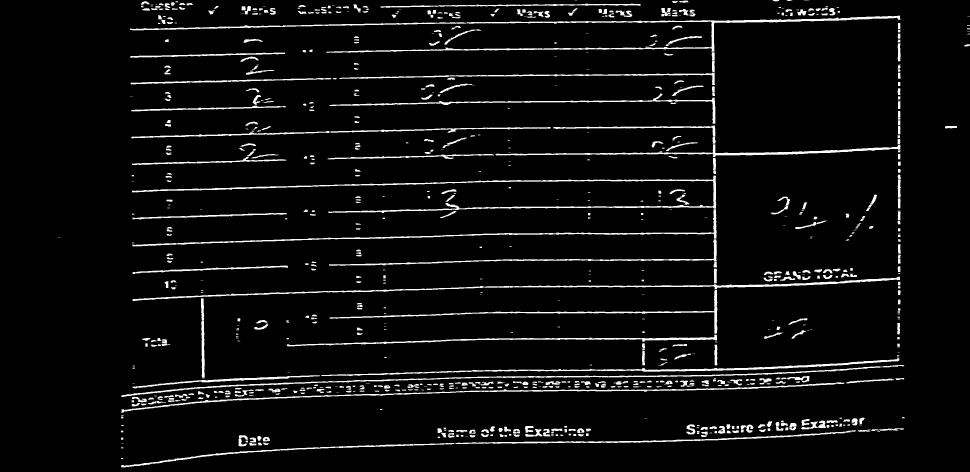
#> input picture images/sheet/table/horizontal_lines.jpg, 2908 x 1416 px, found by its file name (shown at 1/3 size); its folder holds 3 pictures in this run
$ jupyter execute --allow-errors sheet_table_prediction.ipynb
#> lines starting #> are read from the running program, lines starting #| are printed output that depends on the picture; after the words box and inside, x2 and y2 are one past the last pixel; in counts of white or black regions, pixels touching at a corner belong together; pictures that were not available may be replaced by others from this repository, and a replacement may not be noted
[cell 1]
import pandas as pd
import numpy as np
import os
import tensorflow as tf
import math
import matplotlib.pyplot as plt
import scipy.ndimage as ndimage
import cv2

#> (a cell that did not finish here is left out)

[cell 3]
input_dir= r"images/sheet/input sheets/"
cropped_dir_path = r"images/sheet/table/"
for filename in os.listdir(input_dir):
    if filename.endswith("last1.jpg"):
        img_for_box_extraction_path = os.path.join(input_dir, filename)
        img = cv2.imread(img_for_box_extraction_path, 0)

        if img is not None:
            (thresh, img_bin) = cv2.threshold(img, 128, 255, cv2.THRESH_BINARY | cv2.THRESH_OTSU)

            if img_bin is not None:
                img_bin = 255 - img_bin
                #cv2.imwrite(os.path.join(cropped_dir_path, "inverted_" + filename), img_bin)

                v_kernel_length = np.array(img).shape[1] // 1200
                h_kernel_length = np.array(img).shape[1] // 1200
                verticle_kernel = cv2.getStructuringElement(cv2.MORPH_RECT, (1, v_kernel_length))
                hori_kernel = cv2.getStructuringElement(cv2.MORPH_RECT, (h_kernel_length, 1))
                kernel = cv2.getStructuringElement(cv2.MORPH_RECT, (3, 3))

                img_temp1 = cv2.erode(img_bin, verticle_kernel, iterations=2)
                verticle_lines_img = cv2.dilate(img_temp1, verticle_kernel, iterations=2)
                #cv2.imwrite(os.path.join(cropped_dir_path, "verticle_lines_" + filename), verticle_lines_img)

                img_temp2 = cv2.erode(img_bin, hori_kernel, iterations=2)
                horizontal_lines_img = cv2.dilate(img_temp2, hori_kernel, iterations=2)
                #cv2.imwrite(os.path.join(cropped_dir_path, "horizontal_lines_" + filename), horizontal_lines_img)

                alpha = 0.5
                beta = 1.0 - alpha

                img_final_bin = cv2.addWeighted(verticle_lines_img, alpha, horizontal_lines_img, beta, 0.0)
                img_final_bin = cv2.erode(~img_final_bin, kernel, iterations=2)
                (thresh, img_final_bin) = cv2.threshold(img_final_bin, 128, 255, cv2.THRESH_BINARY | cv2.THRESH_OTSU)
                cv2.imwrite(os.path.join(cropped_dir_path, "image_final_" + filename), img_final_bin)

                plt.imshow(img_final_bin, cmap='gray')

                contours, hierarchy = cv2.findContours(img_final_bin, cv2.RETR_TREE, cv2.CHAIN_APPROX_SIMPLE)

[cell 4]
idx = 0
#> (the rest of this cell did not finish here and is left out)

#> (a cell that did not finish here is left out)

[cell 6]
lis=[]
image_path='images/sheet/digit/'
for filename in os.listdir(image_path):
    lis.append(filename)

#> (a cell that did not finish here is left out)

[cell 8]
i=0
key=1
each_qn = {}
for filename in lis:
    if filename.endswith(".jpg"):
        each_qn[key]=[]
        img_path = os.path.join(image_path, filename)
        image = cv2.imread(img_path)
#> image is the input picture: shape (1416, 2908, 3); min 0, max 255, mean 13.5
        input_copy = image.copy()
        org_image = cv2.cvtColor(image, cv2.COLOR_BGR2GRAY)
        img_gray = cv2.threshold(org_image, 150, 255, cv2.THRESH_BINARY_INV)[1]
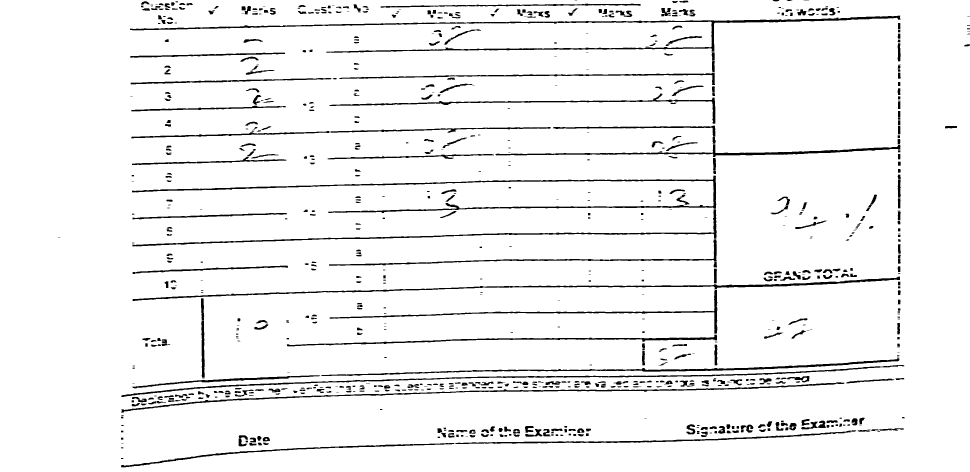
#> img_gray: shape (1416, 2908) (shown at 1/3 size); 94.7% white; 894 black regions (203 under 20 px), largest, box (x1, y1, x2, y2) and area: (390, 47, 2702, 158) 16449, (396, 527, 2149, 639) 13241, (398, 830, 2700, 903) 11045
        inverted_image = cv2.bitwise_not(img_gray)
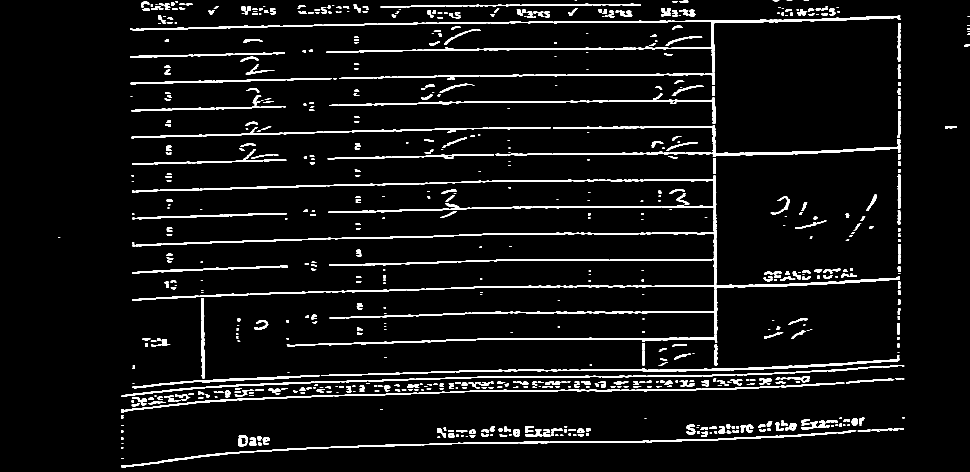
#> inverted_image: shape (1416, 2908) (shown at 1/3 size); 5.3% white; 894 white regions (203 under 20 px), largest, box (x1, y1, x2, y2) and area: (390, 47, 2702, 158) 16449, (396, 527, 2149, 639) 13241, (398, 830, 2700, 903) 11045
        kernel = np.ones((3, 3), np.uint8)
        img_morphex = cv2.morphologyEx(inverted_image, cv2.MORPH_OPEN, kernel)
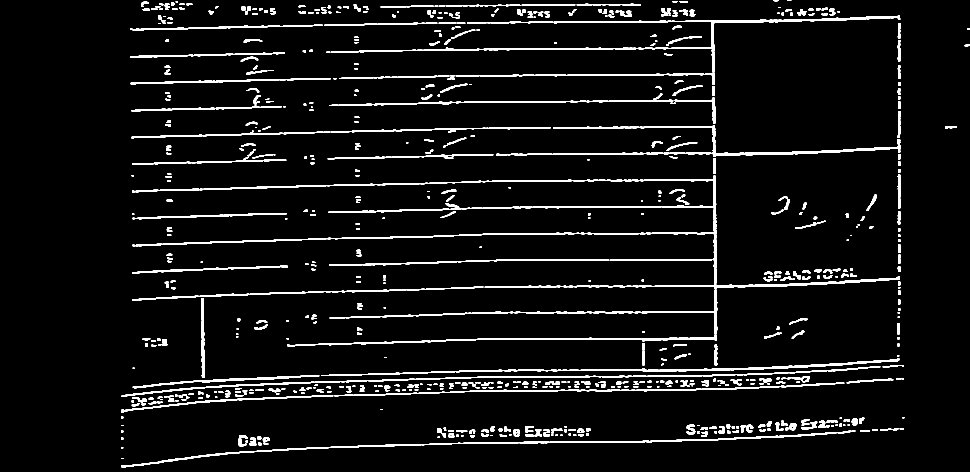
#> img_morphex: shape (1416, 2908) (shown at 1/3 size); 5.2% white; 758 white regions (19 under 20 px), largest, box (x1, y1, x2, y2) and area: (965, 1075, 2698, 1128) 8596, (1401, 47, 2701, 155) 8341, (861, 1004, 2151, 1039) 6169
        img_morphex = cv2.bitwise_not(img_morphex)
#> img_morphex: shape (1416, 2908); 94.8% white; 758 black regions (19 under 20 px)

        contours, hierarchy = cv2.findContours(img_morphex, cv2.RETR_EXTERNAL, cv2.CHAIN_APPROX_SIMPLE)
#> contours = 1 contour; box (x1, y1, x2, y2) and area: (0, 0, 2908, 1416) 4113198
        img_contours = np.zeros(image.shape)
        image_copy = img_morphex.copy()
        contours = sorted(contours, key=lambda x: cv2.boundingRect(x)[0])
        for _, c in enumerate(contours):
            boundRect = cv2.boundingRect(c)

            rectX = boundRect[0]
            rectY = boundRect[1]
            rectWidth = boundRect[2]
            rectHeight = boundRect[3]

            rectArea = rectWidth * rectHeight
            minArea = 200
            if rectArea > minArea:
                i += 1
                color = (0, 255, 0)
                cv2.rectangle(input_copy, (int(rectX), int(rectY)),
                              (int(rectX + rectWidth), int(rectY + rectHeight)), color, 1)
                if(rectArea < 2000):
                    currentCrop = image[rectY:rectY + rectHeight+20, rectX-20:rectX + rectWidth+20]
                else:
                    currentCrop = image[rectY:rectY + rectHeight, rectX:rectX + rectWidth]
                print(rectArea," " ,rectWidth ," ",rectHeight)


                cv2.imwrite("images/sheet/k/"+ str(i) +'.jpg', currentCrop)

                each_qn[key].append(i)
                plt.subplot(5, 4, 1)
                plt.imshow(currentCrop)
                plt.show()
#> this loop made 1 pass
#> (rectX, rectY, rectWidth, rectHeight, rectArea, minArea, i, color) on pass 1: (0, 0, 2908, 1416, 4117728, 200, 1, (0, 255, 0))
#| 4117728   2908   1416
#> after the loop, i = 1
        key+=1
        cv2.waitKey(0)
        cv2.destroyAllWindows()
each_qn

[cell 9]
def getBestShift(img):
    cy,cx = ndimage.measurements.center_of_mass(img)
    rows,cols = img.shape
    shiftx = np.round(cols/2.0-cx).astype(int)
    shifty = np.round(rows/2.0-cy).astype(int)
    return shiftx,shifty

def shift(img,sx,sy):
    rows,cols = img.shape
    M = np.float32([[1,0,sx],[0,1,sy]])
    shifted = cv2.warpAffine(img,M,(cols,rows))
    return shifted

[cell 10]
updated_dict = {}
image_path = "images/sheet/k/"
try:
    for key, filename in enumerate(lis, start=1):
            if filename.endswith(".jpg"):
                    img_path = os.path.join(image_path, filename)
                    image = cv2.imread(img_path)
                    img_gray = cv2.cvtColor(image, cv2.COLOR_BGR2GRAY)
                    gray = cv2.resize(255-img_gray, (28,28))
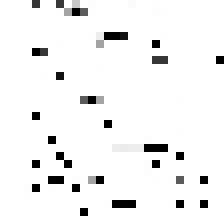
#> gray: shape (28, 28) (shown 8 times larger); min 0, max 255, mean 242.1
                    while np.sum(gray[0]) == 0:
                        gray = gray[1:]
#> this loop made 0 passes

                    while np.sum(gray[:,0]) == 0:
                        gray = np.delete(gray,0,1)

                    while np.sum(gray[-1]) == 0:
                        gray = gray[:-1]

                    while np.sum(gray[:,-1]) == 0:
                        gray = np.delete(gray,-1,1)

                    rows,cols = gray.shape
#> rows = 28; cols = 28
                    if rows > cols:
                        factor = 20.0/rows
                        rows = 20
                        cols = int(round(cols*factor))
                        gray = cv2.resize(gray, (cols,rows))
                    else:
                        factor = 20.0/cols
#> factor = 0.714
                        cols = 20
                        rows = int(round(rows*factor))
#> rows = 20
                        gray = cv2.resize(gray, (cols, rows))
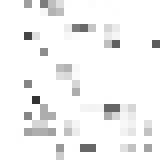
#> gray: shape (20, 20) (shown 8 times larger); min 51, max 255, mean 243.5
                    colsPadding = (int(math.ceil((28-cols)/2.0)),int(math.floor((28-cols)/2.0)))
                    rowsPadding = (int(math.ceil((28-rows)/2.0)),int(math.floor((28-rows)/2.0)))
#> rowsPadding = (4, 4)
                    gray = np.lib.pad(gray,(rowsPadding,colsPadding),'constant')
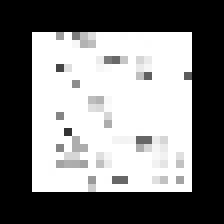
#> gray: shape (28, 28) (shown 8 times larger); min 0, max 255, mean 124.2
                    shiftx,shifty = getBestShift(gray)
#> in getBestShift, `cy,cx = ndimage.measurements.center_of_mass(img)`: cy = 13.47; cx = 13.53
#> in getBestShift, `shiftx = np.round(cols/2.0-cx).astype(int)`: shiftx = 0
#> in getBestShift, `shifty = np.round(rows/2.0-cy).astype(int)`: shifty = 1
#> shiftx = 0; shifty = 1
                    shifted = shift(gray,shiftx,shifty)
#> in shift, `M = np.float32([[1,0,sx],[0,1,sy]])`: M = [[1, 0, 0], [0, 1, 1]]
#> in shift, `shifted = cv2.warpAffine(img,M,(cols,rows))`:
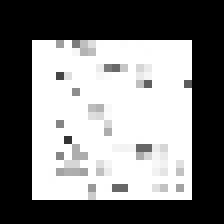
#> shifted: shape (28, 28) (shown 8 times larger); min 0, max 255, mean 124.2
                    gray = shifted

                    image = cv2.imread(image_path, cv2.IMREAD_GRAYSCALE)
                    image = cv2.resize(gray, (28, 28))
                    image = image / 255.0
#> image: shape (28, 28) float64
                    plt.imshow(image,cmap='gray')
                    plt.show()
                    input_image = np.reshape(image, (1, 28, 28))
                    predicted_labels = model.predict(input_image)
                    predicted_digit = np.argmax(predicted_labels)
                    print(f"Predicted Digit: {filename ,predicted_digit}")
                    updated_dict[key] = predicted_digit
except:
    pass

print(updated_dict)

[cell 11]
for key, value in each_qn.items():
    updated_values = []
    for item in value:
        if item in updated_dict:
            updated_values.append(updated_dict[item])
    each_qn[key] = updated_values
print("box_number and result:", each_qn)

[cell 12]
for key, value in each_qn.items():
    try:
        each_qn[key] = int("".join(str(digit) for digit in value))
    except:
        each_qn[key] = 0
each_qn
